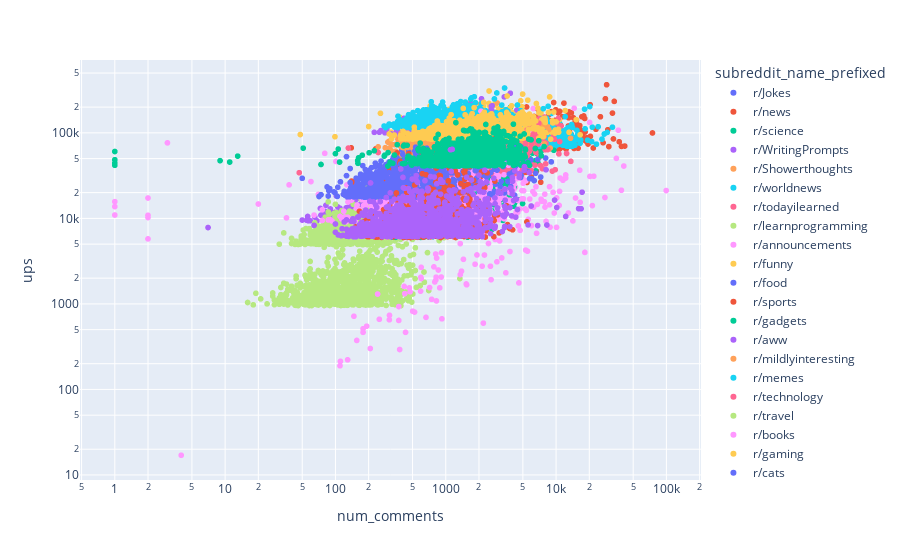

Notebook code for this chart:
### Markdown cell above
## Univariate relationships with the outcome

- **2.3.5** - Plot the relationship between ```num_comments``` and upvotes as a scatterplot with log-scaled axes, with the posts from different subreddits as different color points. Paste this plot into your PDF writeup

- **2.3.6** - Describe, briefly (a sentence) the relationship between ```num_comments``` and upvotes.

### Code cell
px.scatter(data_frame=part2_data, x = 'num_comments', y = 'ups', color='subreddit_name_prefixed', log_x = True, log_y = True)

### Figure 1 — Plotly figure (JSON) as saved in the notebook; plotly's stock layout.template omitted (floating-point values rounded to 4 significant figures; data arrays with more than 128 entries replaced by an {"elided": "..."} marker saying what was removed)
{"data": [{"hovertemplate": "subreddit_name_prefixed=r/Jokes<br>num_comments=%{x}<br>ups=%{y}<extra></extra>", "legendgroup": "r/Jokes", "marker": {"color": "#636efa", "symbol": "circle"}, "mode": "markers", "name": "r/Jokes", "showlegend": true, "type": "scattergl", "x": {"elided": "997 int values"}, "xaxis": "x", "y": {"elided": "997 int values"}, "yaxis": "y"}, {"hovertemplate": "subreddit_name_prefixed=r/news<br>num_comments=%{x}<br>ups=%{y}<extra></extra>", "legendgroup": "r/news", "marker": {"color": "#EF553B", "symbol": "circle"}, "mode": "markers", "name": "r/news", "showlegend": true, "type": "scattergl", "x": {"elided": "994 int values"}, "xaxis": "x", "y": {"elided": "994 int values"}, "yaxis": "y"}, {"hovertemplate": "subreddit_name_prefixed=r/science<br>num_comments=%{x}<br>ups=%{y}<extra></extra>", "legendgroup": "r/science", "marker": {"color": "#00cc96", "symbol": "circle"}, "mode": "markers", "name": "r/science", "showlegend": true, "type": "scattergl", "x": {"elided": "991 int values"}, "xaxis": "x", "y": {"elided": "991 int values"}, "yaxis": "y"}, {"hovertemplate": "subreddit_name_prefixed=r/WritingPrompts<br>num_comments=%{x}<br>ups=%{y}<extra></extra>", "legendgroup": "r/WritingPrompts", "marker": {"color": "#ab63fa", "symbol": "circle"}, "mode": "markers", "name": "r/WritingPrompts", "showlegend": true, "type": "scattergl", "x": {"elided": "999 int values"}, "xaxis": "x", "y": {"elided": "999 int values"}, "yaxis": "y"}, {"hovertemplate": "subreddit_name_prefixed=r/Showerthoughts<br>num_comments=%{x}<br>ups=%{y}<extra></extra>", "legendgroup": "r/Showerthoughts", "marker": {"color": "#FFA15A", "symbol": "circle"}, "mode": "markers", "name": "r/Showerthoughts", "showlegend": true, "type": "scattergl", "x": {"elided": "961 int values"}, "xaxis": "x", "y": {"elided": "961 int values"}, "yaxis": "y"}, {"hovertemplate": "subreddit_name_prefixed=r/worldnews<br>num_comments=%{x}<br>ups=%{y}<extra></extra>", "legendgroup": "r/worldnews", "marker": {"color": "#19d3f3", "symbol": "circle"}, "mode": "markers", "name": "r/worldnews", "showlegend": true, "type": "scattergl", "x": {"elided": "994 int values"}, "xaxis": "x", "y": {"elided": "994 int values"}, "yaxis": "y"}, {"hovertemplate": "subreddit_name_prefixed=r/todayilearned<br>num_comments=%{x}<br>ups=%{y}<extra></extra>", "legendgroup": "r/todayilearned", "marker": {"color": "#FF6692", "symbol": "circle"}, "mode": "markers", "name": "r/todayilearned", "showlegend": true, "type": "scattergl", "x": {"elided": "982 int values"}, "xaxis": "x", "y": {"elided": "982 int values"}, "yaxis": "y"}, {"hovertemplate": "subreddit_name_prefixed=r/learnprogramming<br>num_comments=%{x}<br>ups=%{y}<extra></extra>", "legendgroup": "r/learnprogramming", "marker": {"color": "#B6E880", "symbol": "circle"}, "mode": "markers", "name": "r/learnprogramming", "showlegend": true, "type": "scattergl", "x": {"elided": "996 int values"}, "xaxis": "x", "y": {"elided": "996 int values"}, "yaxis": "y"}, {"hovertemplate": "subreddit_name_prefixed=r/announcements<br>num_comments=%{x}<br>ups=%{y}<extra></extra>", "legendgroup": "r/announcements", "marker": {"color": "#FF97FF", "symbol": "circle"}, "mode": "markers", "name": "r/announcements", "showlegend": true, "type": "scattergl", "x": {"elided": "165 int values"}, "xaxis": "x", "y": {"elided": "165 int values"}, "yaxis": "y"}, {"hovertemplate": "subreddit_name_prefixed=r/funny<br>num_comments=%{x}<br>ups=%{y}<extra></extra>", "legendgroup": "r/funny", "marker": {"color": "#FECB52", "symbol": "circle"}, "mode": "markers", "name": "r/funny", "showlegend": true, "type": "scattergl", "x": {"elided": "986 int values"}, "xaxis": "x", "y": {"elided": "986 int values"}, "yaxis": "y"}, {"hovertemplate": "subreddit_name_prefixed=r/food<br>num_comments=%{x}<br>ups=%{y}<extra></extra>", "legendgroup": "r/food", "marker": {"color": "#636efa", "symbol": "circle"}, "mode": "markers", "name": "r/food", "showlegend": true, "type": "scattergl", "x": {"elided": "993 int values"}, "xaxis": "x", "y": {"elided": "993 int values"}, "yaxis": "y"}, {"hovertemplate": "subreddit_name_prefixed=r/sports<br>num_comments=%{x}<br>ups=%{y}<extra></extra>", "legendgroup": "r/sports", "marker": {"color": "#EF553B", "symbol": "circle"}, "mode": "markers", "name": "r/sports", "showlegend": true, "type": "scattergl", "x": {"elided": "986 int values"}, "xaxis": "x", "y": {"elided": "986 int values"}, "yaxis": "y"}, {"hovertemplate": "subreddit_name_prefixed=r/gadgets<br>num_comments=%{x}<br>ups=%{y}<extra></extra>", "legendgroup": "r/gadgets", "marker": {"color": "#00cc96", "symbol": "circle"}, "mode": "markers", "name": "r/gadgets", "showlegend": true, "type": "scattergl", "x": {"elided": "983 int values"}, "xaxis": "x", "y": {"elided": "983 int values"}, "yaxis": "y"}, {"hovertemplate": "subreddit_name_prefixed=r/aww<br>num_comments=%{x}<br>ups=%{y}<extra></extra>", "legendgroup": "r/aww", "marker": {"color": "#ab63fa", "symbol": "circle"}, "mode": "markers", "name": "r/aww", "showlegend": true, "type": "scattergl", "x": {"elided": "996 int values"}, "xaxis": "x", "y": {"elided": "996 int values"}, "yaxis": "y"}, {"hovertemplate": "subreddit_name_prefixed=r/mildlyinteresting<br>num_comments=%{x}<br>ups=%{y}<extra></extra>", "legendgroup": "r/mildlyinteresting", "marker": {"color": "#FFA15A", "symbol": "circle"}, "mode": "markers", "name": "r/mildlyinteresting", "showlegend": true, "type": "scattergl", "x": {"elided": "996 int values"}, "xaxis": "x", "y": {"elided": "996 int values"}, "yaxis": "y"}, {"hovertemplate": "subreddit_name_prefixed=r/memes<br>num_comments=%{x}<br>ups=%{y}<extra></extra>", "legendgroup": "r/memes", "marker": {"color": "#19d3f3", "symbol": "circle"}, "mode": "markers", "name": "r/memes", "showlegend": true, "type": "scattergl", "x": {"elided": "992 int values"}, "xaxis": "x", "y": {"elided": "992 int values"}, "yaxis": "y"}, {"hovertemplate": "subreddit_name_prefixed=r/technology<br>num_comments=%{x}<br>ups=%{y}<extra></extra>", "legendgroup": "r/technology", "marker": {"color": "#FF6692", "symbol": "circle"}, "mode": "markers", "name": "r/technology", "showlegend": true, "type": "scattergl", "x": {"elided": "989 int values"}, "xaxis": "x", "y": {"elided": "989 int values"}, "yaxis": "y"}, {"hovertemplate": "subreddit_name_prefixed=r/travel<br>num_comments=%{x}<br>ups=%{y}<extra></extra>", "legendgroup": "r/travel", "marker": {"color": "#B6E880", "symbol": "circle"}, "mode": "markers", "name": "r/travel", "showlegend": true, "type": "scattergl", "x": {"elided": "999 int values"}, "xaxis": "x", "y": {"elided": "999 int values"}, "yaxis": "y"}, {"hovertemplate": "subreddit_name_prefixed=r/books<br>num_comments=%{x}<br>ups=%{y}<extra></extra>", "legendgroup": "r/books", "marker": {"color": "#FF97FF", "symbol": "circle"}, "mode": "markers", "name": "r/books", "showlegend": true, "type": "scattergl", "x": {"elided": "994 int values"}, "xaxis": "x", "y": {"elided": "994 int values"}, "yaxis": "y"}, {"hovertemplate": "subreddit_name_prefixed=r/gaming<br>num_comments=%{x}<br>ups=%{y}<extra></extra>", "legendgroup": "r/gaming", "marker": {"color": "#FECB52", "symbol": "circle"}, "mode": "markers", "name": "r/gaming", "showlegend": true, "type": "scattergl", "x": {"elided": "995 int values"}, "xaxis": "x", "y": {"elided": "995 int values"}, "yaxis": "y"}, {"hovertemplate": "subreddit_name_prefixed=r/cats<br>num_comments=%{x}<br>ups=%{y}<extra></extra>", "legendgroup": "r/cats", "marker": {"color": "#636efa", "symbol": "circle"}, "mode": "markers", "name": "r/cats", "showlegend": true, "type": "scattergl", "x": {"elided": "998 int values"}, "xaxis": "x", "y": {"elided": "998 int values"}, "yaxis": "y"}, {"hovertemplate": "subreddit_name_prefixed=r/conspiracy<br>num_comments=%{x}<br>ups=%{y}<extra></extra>", "legendgroup": "r/conspiracy", "marker": {"color": "#EF553B", "symbol": "circle"}, "mode": "markers", "name": "r/conspiracy", "showlegend": true, "type": "scattergl", "x": {"elided": "989 int values"}, "xaxis": "x", "y": {"elided": "989 int values"}, "yaxis": "y"}, {"hovertemplate": "subreddit_name_prefixed=r/PoliticalHumor<br>num_comments=%{x}<br>ups=%{y}<extra></extra>", "legendgroup": "r/PoliticalHumor", "marker": {"color": "#00cc96", "symbol": "circle"}, "mode": "markers", "name": "r/PoliticalHumor", "showlegend": true, "type": "scattergl", "x": {"elided": "993 int values"}, "xaxis": "x", "y": {"elided": "993 int values"}, "yaxis": "y"}, {"hovertemplate": "subreddit_name_prefixed=r/hockey<br>num_comments=%{x}<br>ups=%{y}<extra></extra>", "legendgroup": "r/hockey", "marker": {"color": "#ab63fa", "symbol": "circle"}, "mode": "markers", "name": "r/hockey", "showlegend": true, "type": "scattergl", "x": {"elided": "1000 int values"}, "xaxis": "x", "y": {"elided": "1000 int values"}, "yaxis": "y"}], "layout": {"legend": {"title": {"text": "subreddit_name_prefixed"}, "tracegroupgap": 0}, "margin": {"t": 60}, "xaxis": {"anchor": "y", "domain": [0, 1], "title": {"text": "num_comments"}, "type": "log"}, "yaxis": {"anchor": "x", "domain": [0, 1], "title": {"text": "ups"}, "type": "log"}}}
